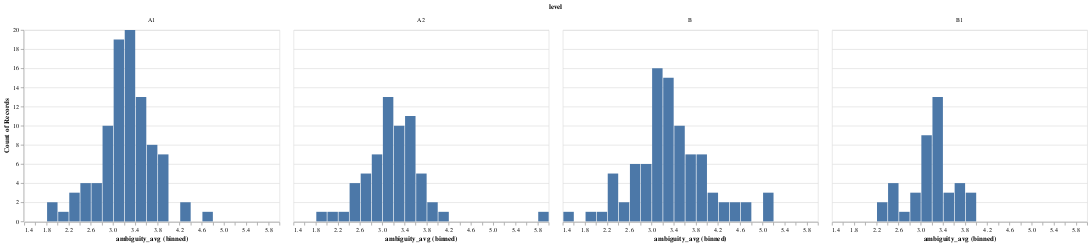

Source (notebook cell):
### Markdown cell above
### Plot Distributions

We plot the ambiguity distribution by text difficulty level.

### Code cell
level_amb_df = pd.DataFrame(level_degree_ambig)
level_amb_df.head()
alt.Chart(level_amb_df).mark_bar().encode(x = alt.X('ambiguity_avg', bin = alt.Bin(maxbins = 30)), y = 'count()').facet('level')

### Figure 1 — Vega-Lite specification as saved in the notebook (floating-point values rounded to 4 significant figures; data arrays with more than 128 entries replaced by an {"elided": "..."} marker saying what was removed)
{"$schema": "https://vega.github.io/schema/vega-lite/v4.8.1.json", "config": {"view": {"continuousHeight": 300, "continuousWidth": 400}}, "data": {"name": "data-8c94a6a0ed4ce269d16eea0f4b8b5a93"}, "datasets": {"data-8c94a6a0ed4ce269d16eea0f4b8b5a93": {"elided": "287 records"}}, "facet": {"field": "level", "type": "nominal"}, "spec": {"encoding": {"x": {"bin": {"maxbins": 30}, "field": "ambiguity_avg", "type": "quantitative"}, "y": {"aggregate": "count", "type": "quantitative"}}, "mark": "bar"}}
